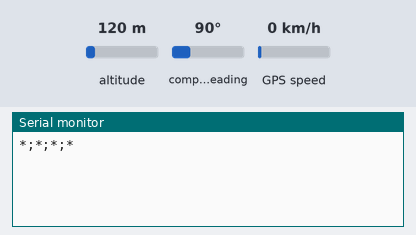
A sketch run on a simulated Arduino Mega 2560, built with avr-gcc and run on an emulated ATmega2560. On the bench: the last lines printed to the serial monitor. The inputs (shaded band) are chosen by the test bench; at power-on: altitude 120 m, GPS speed 0 km/h, compass heading 90°. The GPS gets a fix after 3 s at 37.7749, -122.4194 with 8 satellites.

Above: at 1.2 s.
1.3 s: altitude set to 20 m
At 3.6 s:
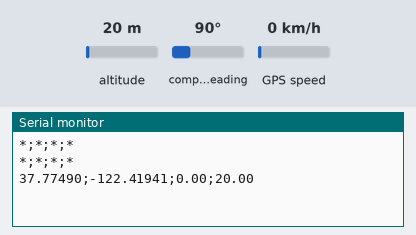
4.4 s: GPS speed set to 2 km/h
At 5.6 s:
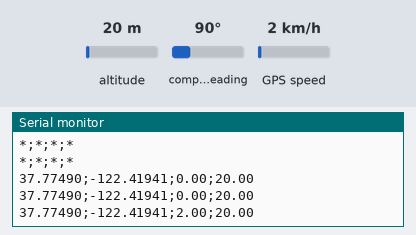
5.9 s: altitude set to 250 m
At 6.5 s:
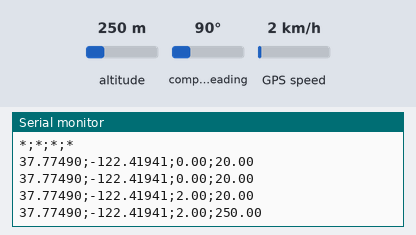

Measured:
- after the input at 1.3 s, the serial monitor: prints a new line after 1.7 s (image 1)
- after the input at 4.4 s, the serial monitor: prints a new line after 0.64 s (image 2)
- after the input at 5.9 s, the serial monitor: prints a new line after 0.14 s (image 3)

The sketch:

HORNBOT_FINAL_GPSTracker.ino
```cpp
#include <TinyGPS.h>

/* This sample code demonstrates the normal use of a TinyGPS object.
   It requires the use of SoftwareSerial, and assumes that you have a
   4800-baud serial GPS device hooked up on pins 3(rx) and 4(tx).
*/

TinyGPS gps;

static void gpsdump(TinyGPS &gps);
static bool feedgps();
static void print_float(float val, float invalid, int len, int prec);
static void print_int(unsigned long val, unsigned long invalid, int len);
static void print_date(TinyGPS &gps);
static void print_str(const char *str, int len);

void setup()
{
  Serial.begin(9600);
  Serial3.begin(4800);

}

void loop()
{
  bool newdata = false;
  unsigned long start = millis();

  // Every second we print an update
  while (millis() - start < 1000)
  {
    if (feedgps())
      newdata = true;
  }

  gpsdump(gps);
}

static void gpsdump(TinyGPS &gps)
{
  float flat, flon;
  unsigned long age, date, time, chars = 0;
  unsigned short sentences = 0, failed = 0;
  static const float LONDON_LAT = 51.508131, LONDON_LON = -0.128002;

  gps.f_get_position(&flat, &flon, &age);

  print_float(flat, TinyGPS::GPS_INVALID_F_ANGLE, 9, 5);
  Serial.print(";");
  print_float(flon, TinyGPS::GPS_INVALID_F_ANGLE, 10, 5);
  Serial.print(";");
  print_float(gps.f_speed_kmph(), TinyGPS::GPS_INVALID_F_SPEED, 6, 2);
  Serial.print(";");
  print_float(gps.f_altitude(), TinyGPS::GPS_INVALID_F_ALTITUDE, 8, 2);
  Serial.println("");
  gps.stats(&chars, &sentences, &failed);

}

static void print_float(float val, float invalid, int len, int prec)
{
  char sz[32];
  if (val == invalid)
  {
    strcpy(sz, "*");
    sz[len] = 0;
        if (len > 0)
          sz[len-1] = ' ';
    for (int i=7; i<len; ++i)
        sz[i] = ' ';
    Serial.print(sz);
  }
  else
  {
    Serial.print(val,prec);
    int vi = abs((int)val);
    int flen = prec + (val < 0.0 ? 2 : 1);
    flen += vi >= 1000 ? 4 : vi >= 100 ? 3 : vi >= 10 ? 2 : 1;
    for (int i=flen; i<len; ++i)
      Serial.print("");
  }
  feedgps();
}

static bool feedgps()
{
  while (Serial3.available())
  {
    if (gps.encode(Serial3.read()))
      return true;
  }
  return false;
}
```
